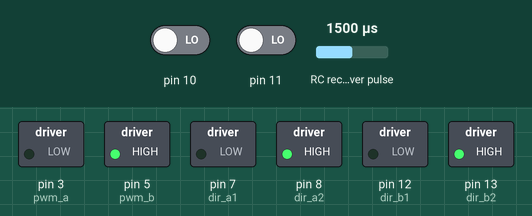
Simulated run of this sketch. Board: Arduino Uno, built with avr-gcc and run on an emulated ATmega328P. Shown: switched loads named in the sketch (green lamp = pin HIGH). Wiring (inferred from the names in the program): RC receiver channel: data pin 9. The test bench sets the inputs (shaded band); at power-on: pin 10 LOW, pin 11 LOW, RC receiver pulse 1500 µs. What the sketch prints to the serial monitor is not drawn.

Above: at 0.2 s.
Timing chart, 0 to 1.7 s (numbered marks = the images above):
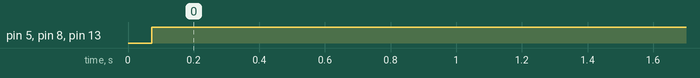

The sketch:

RCPulseInJoystickServoControl.ino
```cpp
// (licence header left out)
// Channels are the RX in to the Arduino. These will be PWM pins
int ch1; // Left stick is on/off
int ch2; // Forward/Backward
int ch3; // Left/Right

int moveVal; // Forward/Back speed (formerly move but that appears to be already in the namespace)
int turnVal; // Turning Factor

// The L293D IC controls 2 motors, and for each has 2 control pins and 1 enable pin
// The enable pin will be referred to as pwm_a and pwm_b
int pwm_a = 3;  //PWM control for motor outputs
int pwm_b = 5;  //PWM control for motor outputs

// direction control for motor outputs, non-PWM
int dir_a1 = 7;
int dir_a2 = 8;
int dir_b1 = 12;
int dir_b2 = 13;


void movement(int moveVal, int turnVal) {
  if (moveVal > 0) {          // if moveVal is positive
    moveForward();  // then we move forward
  } else {          // if moveVal is negative
    moveBackward();          // we move backward
    moveVal = abs(moveVal);   // but now switch it to a positive int for the next step
  };

  /*This is where we do some mixing, by subtracting our "turn"
  variable from the appropriate motor's speed we can execute
  a turn in either direction*/
  if (turnVal > 0) {
    analogWrite(pwm_b, moveVal - turnVal);
    analogWrite(pwm_a, moveVal);
  } else {
    turnVal = abs(turnVal);
    analogWrite(pwm_a, moveVal - turnVal);
    analogWrite(pwm_b, moveVal);
  };
}


void moveForward() {
    digitalWrite(dir_a1, 1);
    digitalWrite(dir_a2, 0);
    digitalWrite(dir_b1, 1);
    digitalWrite(dir_b2, 0);
}


void moveBackward() {
    digitalWrite(dir_a1, 0);
    digitalWrite(dir_a2, 1);
    digitalWrite(dir_b1, 0);
    digitalWrite(dir_b2, 1);
}


void fullStop() {
    analogWrite(pwm_a, 0);
    analogWrite(pwm_b, 0);
    digitalWrite(dir_a1, 0);
    digitalWrite(dir_a2, 0);
    digitalWrite(dir_b1, 0);
    digitalWrite(dir_b2, 0);
}


// Easier to comment out serial out content if it's a single function
void printReport() {
  if (ch1 > 1000) {
    Serial.println("Left Switch: Engaged");
  }
  if (ch1 < 1000) {
    Serial.println("Left Switch: Disengaged");
  }

  Serial.print("Right Stick X:");
  Serial.println(map(ch3, 1000,2000,-500,500));

  Serial.print("Right Stick Y:");
  Serial.println(map(ch2, 1000,2000,-500,500));

  Serial.print("\t\tturnVal:"); //Serial debugging stuff
  Serial.print(turnVal);

  Serial.print("\t\tmoveVal - turnVal:"); //Serial debugging stuff
  Serial.print(moveVal - turnVal);
  Serial.print("\n\n\n"); //Serial debugging stuff

  delay(800);  // The delay is great for monitoring STDOUT; but awful for real motor behavior
}


void setup() {

  pinMode(9, INPUT); // Set our channel input pins as such
  pinMode(10, INPUT);
  pinMode(11, INPUT);

  Serial.begin(9600); // Pour a bowl of Serial (for debugging)

  pinMode(pwm_a, OUTPUT);  //Set control pins to be outputs
  pinMode(pwm_b, OUTPUT);

  pinMode(dir_a1, OUTPUT);
  pinMode(dir_a2, OUTPUT);
  pinMode(dir_b1, OUTPUT);
  pinMode(dir_b2, OUTPUT);

  analogWrite(pwm_a, 0);
  analogWrite(pwm_b, 0);
}


void loop() {

  // Read pulse width of each channel
  ch1 = pulseIn(9, HIGH, 25000); // Left stick (engaged/disengaged)

  // Only run the loop when ch1 is Engaged
  if (ch1 > 1000) {
    ch2 = pulseIn(11, HIGH, 25000); // Right stick up/down NOTE the swapped pins
    moveVal = map(ch2, 1000, 2000, -1000, 1000); //center over zero
    moveVal = constrain(moveVal, -255, 255);   //only pass values whose absolutes are
                                               //valid pwm values
    if (abs(moveVal) < 10) {
      moveVal = 0;
      fullStop();
    } else {
      ch3 = pulseIn(10, HIGH, 25000); // Right stick left/right NOTE the swapped pins
      turnVal = map(ch3,1000,2000,-500,500);
      turnVal = constrain(turnVal, -255, 255);
      movement(moveVal, turnVal);
    };
  }
  printReport();
}
```

Measured:
- by itself, pin 5 (pwm_b), pin 8 (dir_a2), pin 13 (dir_b2): LOW → HIGH at 0.07 s
